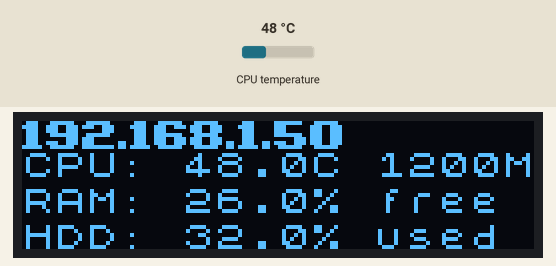
A program run on a simulated Raspberry Pi (BCM pin numbers). Parts: 128×32 one-colour display. The test bench sets the inputs (shaded band); at power-on: CPU temperature 48 °C. System figures (address, load, memory, disk, uptime) are fixed made-up values; text uses the font file from the repository.

Above: at 0.1 s.

The program:

hud.py
```python
import sys, os, netifaces, psutil, board, adafruit_ssd1306, time
from PIL import Image, ImageDraw, ImageFont

def getIP():
    return netifaces.ifaddresses('eth0')[netifaces.AF_INET][0]['addr']


def getMEMFREE():
    return float( psutil.virtual_memory()[2] )


def getAVGLOAD():
    return os.getloadavg()


def getCPULOAD( tmpTime ):
    return psutil.cpu_percent( tmpTime )


def getCPUFREQ():
    return psutil.cpu_freq()[0]


def getCPUTEMP():
    return float( psutil.sensors_temperatures()['cpu_thermal'][0][1] )


def getDISKFREE():
    return psutil.disk_usage('/')[3]


def screensaver():
    return False


def main():
    #Define some constants and variables
    WIDTH = 128
    HEIGHT = 32  # Change to 64 if needed
    BORDER = 5
    ADDRESS= 0x3C

    #Init the display
    i2c=board.I2C()
    oled=adafruit_ssd1306.SSD1306_I2C( WIDTH, HEIGHT, i2c, addr=ADDRESS )
    #Create a bold font (for the IP)
    tmpBoldFont=ImageFont.truetype( '/home/pi/.fonts/lvdcgo.ttf', size=7, index=0, encoding="unic", layout_engine=None )
    #Create a normal font (for the rest)
    tmpFont=ImageFont.truetype( '/home/pi/.fonts/zx-spectrum.ttf', size=7, index=0, encoding="unic", layout_engine=None )

    while 1:
        oled.fill( 0 )
        #Create the image to be shown
        tmpImage=Image.new( "1", (oled.width, oled.height) )
        #Create a canvas
        tmpCanvas=ImageDraw.Draw( tmpImage )
        if ( not os.path.exists('/home/pi/autoexec/startup.pid')):
            #Construct the string
            tmpLAN="%s" % getIP()
            #Measure the string
            ( font_width, font_height ) = tmpFont.getsize( tmpLAN )
            #Put it onto the canvas
            tmpCanvas.text( (0,0), tmpLAN, font=tmpBoldFont, fill=255  )
            #Repeat as before with different values
            tmpCPU="CPU: %4.1fC %3.0fMz" % ( getCPUTEMP(), getCPUFREQ() )
            ( font_width, font_height ) = tmpFont.getsize( tmpCPU )
            tmpCanvas.text( (0,7), tmpCPU, font=tmpFont, fill=255  )
            #Another one...
            tmpRAM="RAM: %04.1f%% free" % ( getMEMFREE() )
            ( font_width, font_height ) = tmpFont.getsize( tmpRAM )
            tmpCanvas.text( (0,16), tmpRAM, font=tmpFont, fill=255  )
            #Yet another one...
            tmpHDD="HDD: %04.1f%% used" % ( getDISKFREE() )
            ( font_width, font_height ) = tmpFont.getsize( tmpHDD )
            tmpCanvas.text( (0,25), tmpHDD, font=tmpFont, fill=255  )
            #Load the image
            oled.image( tmpImage )
        else:
            tmpMessage="Booting..."
            ( font_width, font_height ) = tmpFont.getsize( tmpMessage )
            #Put it onto the canvas
            tmpCanvas.text( (0,0), tmpMessage, font=tmpBoldFont, fill=255  )
            #Load the image
            oled.image( tmpImage )
            os.remove('/home/pi/autoexec/startup.pid')
        #Switch planes.
        oled.show()
        time.sleep(20)

if __name__ == "__main__":
    main()
```
